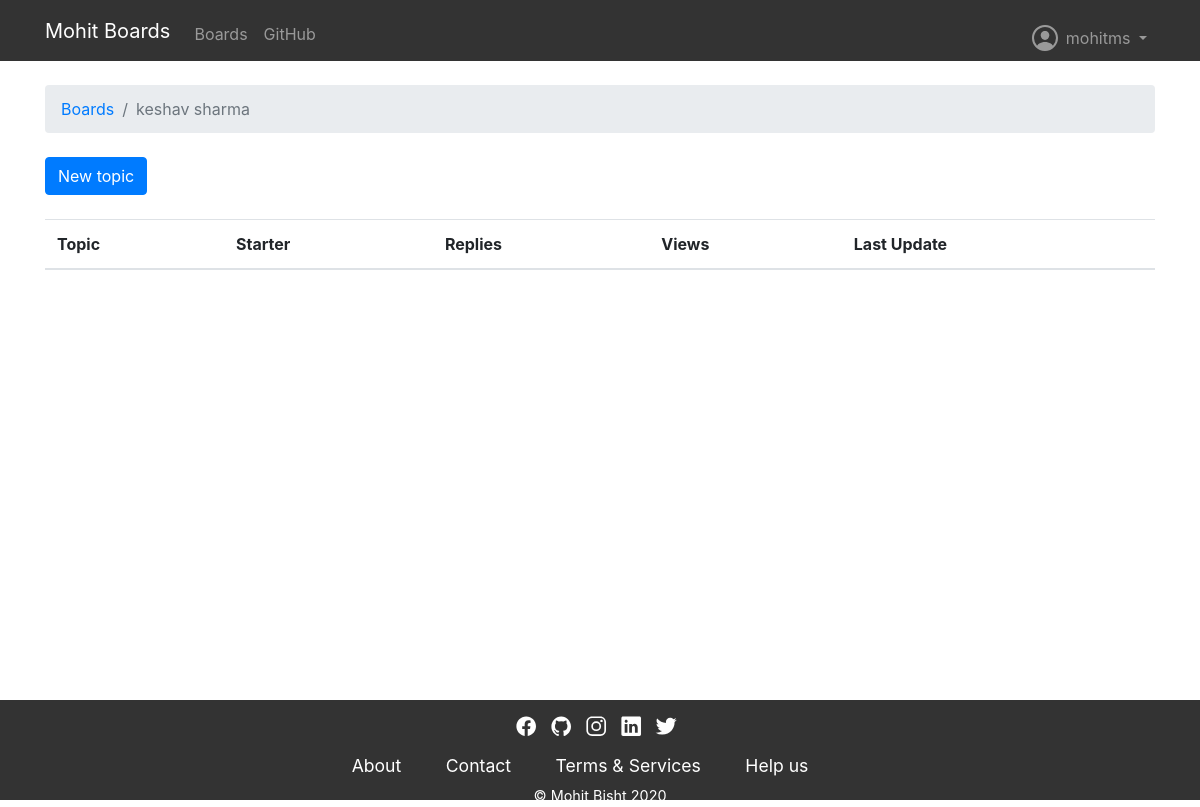
Page /boards/13/ (signed in) on the earlier database version.
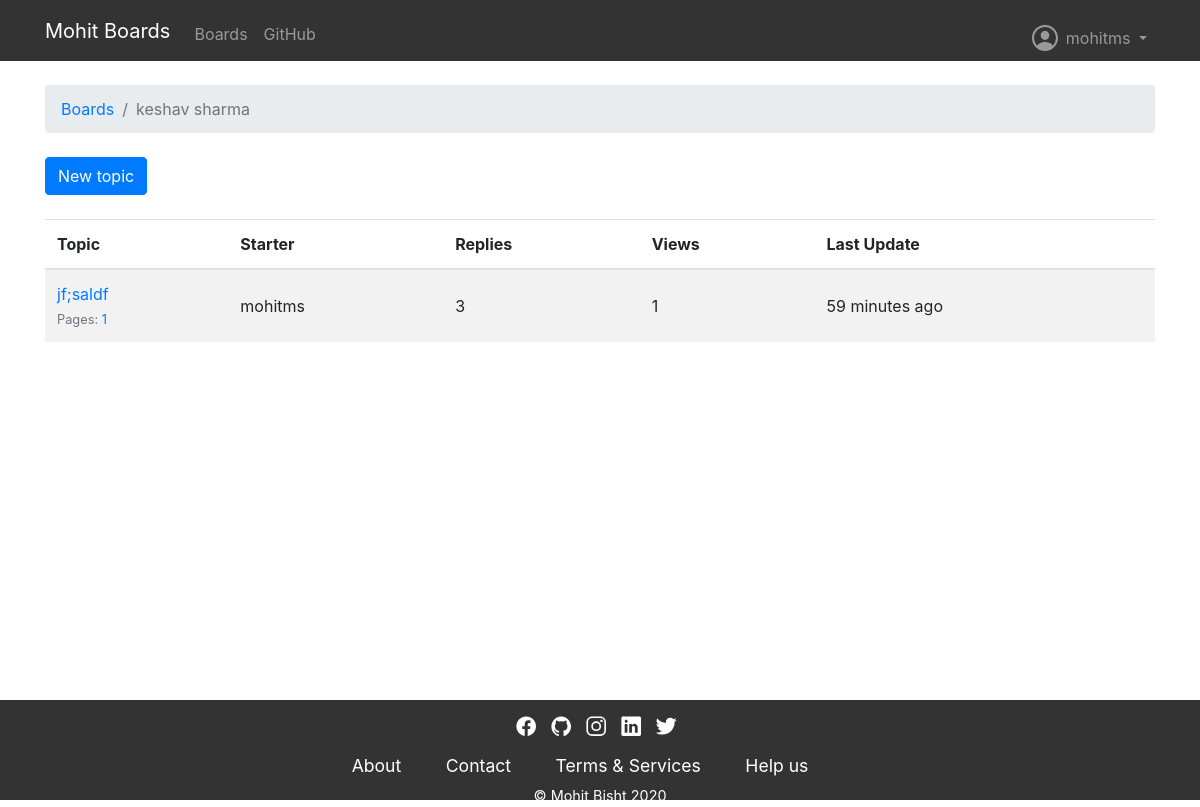
Same page on the later database version.
### chatsite/models.py (models this page shows, shortened)
class Topic(models.Model):
    subject = models.CharField(max_length=255)
    last_updated = models.DateTimeField(auto_now_add=True)
    board = models.ForeignKey(Board, on_delete=models.CASCADE, related_name='topics')
    starter = models.ForeignKey(User, on_delete=models.CASCADE, related_name='topics')
    views = models.PositiveIntegerField(default=0)
    def get_page_count(self):
        count = self.posts.count()
        pages = count / 20
        return math.ceil(pages)
    def has_many_pages(self, count=None):
        if count is None:
            count = self.get_page_count()
        return count > 6
    def get_page_range(self):
        count = self.get_page_count()
        if self.has_many_pages(count):
            return range(1, 5)
        return range(1, count + 1)

### chatsite/views.py (the view)
# urls.py: url(r'^boards/(?P<pk>\d+)/$', views.TopicListView.as_view(), name='board_topics'),
class TopicListView(ListView):
    model = Topic
    context_object_name = 'topics'
    template_name = 'topics.html'
    paginate_by = 20
    def get_context_data(self, **kwargs):
        kwargs['board'] = self.board
        return super().get_context_data(**kwargs)
    def get_queryset(self):
        self.board = get_object_or_404(Board, pk=self.kwargs.get('pk'))
        queryset = self.board.topics.order_by('-last_updated').annotate(replies=Count('posts') - 1)
        return queryset

### templates/topics.html (shortened to what this page needs)
{% extends 'base.html' %}
{% load humanize %}
{% block breadcrumb %}
  <li class="breadcrumb-item"><a href="{% url 'home' %}">Boards</a></li>
  <li class="breadcrumb-item active">{{ board.name }}</li>
{% endblock %}
{% block content %}
  <div class="mb-4">
    <a href="{% url 'new_topic' board.pk %}" class="btn btn-primary">New topic</a>
  </div>
  <table class="table table-striped mb-4">
    <thead class="thead-inverse">
      <tr>
        <th>Topic</th>
        <th>Starter</th>
        <th>Replies</th>
        <th>Views</th>
        <th>Last Update</th>
      </tr>
    </thead>
    <tbody>
      {% for topic in topics %}
        {% url 'topic_posts' board.pk topic.pk as topic_url %}
        <tr>
          <td>
            <p class="mb-0">
              <a href="{{ topic_url }}">{{ topic.subject }}</a>
            </p>
            <small class="text-muted">
              Pages:
              {% for i in topic.get_page_range %}
                <a href="{{ topic_url }}?page={{ i }}">{{ i }}</a>
              {% endfor %}
            </small>
          </td>
          <td class="align-middle">{{ topic.starter.username }}</td>
          <td class="align-middle">{{ topic.replies }}</td>
          <td class="align-middle">{{ topic.views }}</td>
          <td class="align-middle">{{ topic.last_updated|naturaltime }}</td>
        </tr>
      {% endfor %}
    </tbody>
  </table>
{% endblock %}

Differences in the rows shown:
added Topic: subject "jf;saldf", get_page_range "1", starter.username "mohitms", replies "3", views "1", last_updated "59 minutes ago"
